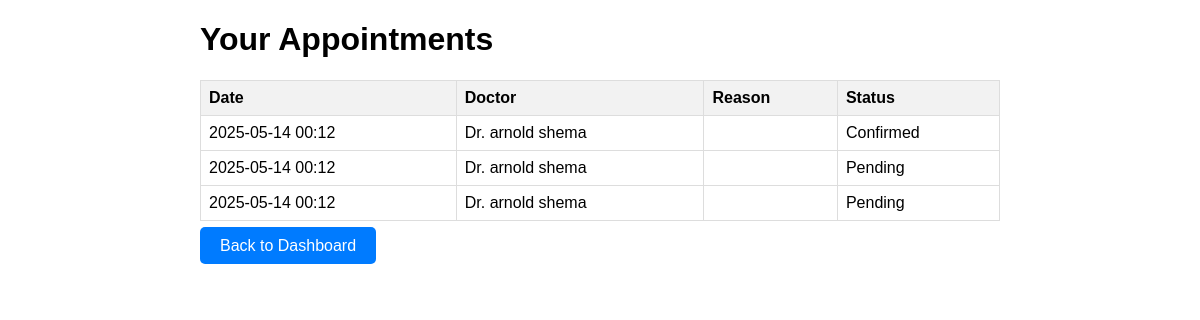
Page /appointment/ (signed in) on the earlier database version.
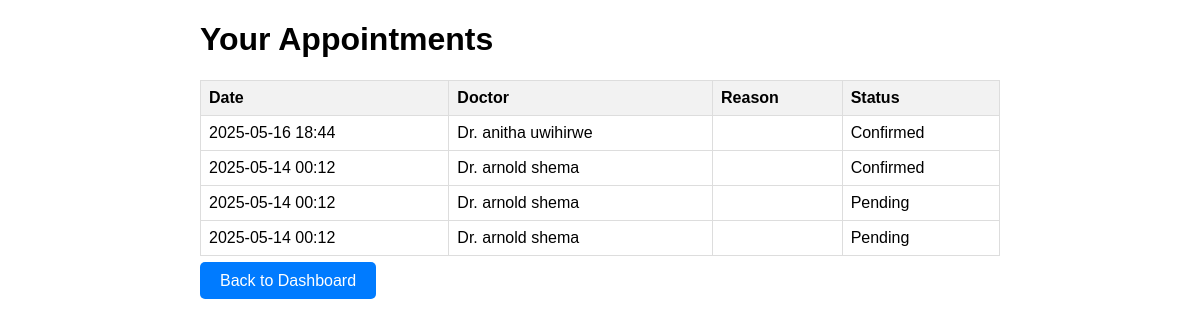
Same page on the later database version.
### appointment_app/models.py (models this page shows, shortened)
class Appointment(models.Model):
    patient = models.ForeignKey(
        User,
        on_delete=models.SET_NULL,
        null=True,
        related_name='patient_appointments'
    )
    doctor = models.ForeignKey(
        Doctor,
        on_delete=models.SET_NULL,
        null=True,
        related_name='doctor_appointments'
    )
    date_time = models.DateTimeField()
    status = models.CharField(
        max_length=20,
        choices=[
            ('pending', 'Pending'),
            ('confirmed', 'Confirmed'),
            ('completed', 'Completed'),
            ('cancelled', 'Cancelled'),
        ],
        default='pending',
        help_text="Current status of the appointment."
    )
    purpose = models.TextField(blank=True, null=True)
    created_at = models.DateTimeField(auto_now_add=True)
    updated_at = models.DateTimeField(auto_now=True)
    class Meta:
        db_table = 'appointments'
        verbose_name = 'Appointment'
        verbose_name_plural = 'Appointments'

class Doctor(models.Model):
    SPECIALTY_CHOICES = [
        ('general_surgery', 'General Surgery'),
        ('pediatrics', 'Pediatrics'),
        ('cardiology', 'Cardiology'),
        ('neurology', 'Neurology'),
        ('orthopedics', 'Orthopedics'),
        ('dermatology', 'Dermatology'),
        ('psychiatry', 'Psychiatry'),
        ('radiology', 'Radiology'),
        ('anesthesiology', 'Anesthesiology'),
        ('emergency_medicine', 'Emergency Medicine'),
        ('internal_medicine', 'Internal Medicine'),
        ('obstetrics_gynecology', 'Obstetrics and Gynecology'),
        ('urology', 'Urology'),
        ('gastroenterology', 'Gastroenterology'),
        ('endocrinology', 'Endocrinology'),
        ('pulmonology', 'Pulmonology'),
        ('nephrology', 'Nephrology'),
        ('rheumatology', 'Rheumatology'),
        ('infectious_diseases', 'Infectious Diseases'),
        ('ophthalmology', 'Ophthalmology'),
        ('otolaryngology', 'Otolaryngology'),
        ('plastic_surgery', 'Plastic Surgery'),
        ('pathology', 'Pathology'),
        ('family_medicine', 'Family Medicine'),
        ('sports_medicine', 'Sports Medicine'),
        ('geriatrics', 'Geriatrics'),
        ('other', 'Other')
    ]
    user = models.OneToOneField(
        User,
        on_delete=models.CASCADE,
        related_name='doctor_profile'
    )
    specialty = models.CharField(
        max_length=100,
        choices=SPECIALTY_CHOICES,
        help_text="The medical specialty of the doctor.",
        default='general_surgery'
    )
    license_number = models.CharField(max_length=50, unique=True)
    qualification = models.TextField(blank=True, null=True)
    experience_years = models.IntegerField(
        validators=[MinValueValidator(0)],
        default=0
    )
    hospital_affiliation = models.CharField(max_length=255, blank=True, null=True)
    profile_image = models.ImageField(
        upload_to='doctor_images/',
        null=True,
        blank=True
    )
    class Meta:
        db_table = 'doctors'
        verbose_name = 'Doctor'
        verbose_name_plural = 'Doctors'

### auth_application/models.py (models this page shows, shortened)
class User(AbstractBaseUser, PermissionsMixin):
    email = models.EmailField(unique=True)
    first_name = models.CharField(max_length=50)
    last_name = models.CharField(max_length=50)
    phone = models.CharField(max_length=20, blank=True, null=True)
    role = models.CharField(
        max_length=20,
        choices=[
            ('patient', 'Patient'),
            ('doctor', 'Doctor'),
            ('admin', 'Admin')
        ],
        default='patient'
    )
    is_active = models.BooleanField(default=True)
    is_staff = models.BooleanField(default=False)
    created_at = models.DateTimeField(auto_now_add=True)
    updated_at = models.DateTimeField(auto_now=True)
    groups = models.ManyToManyField(
        'auth.Group',
        related_name='auth_application_user_groups',
        blank=True,
        help_text='The groups this user belongs to.',
        verbose_name='groups',
    )
    user_permissions = models.ManyToManyField(
        'auth.Permission',
        related_name='auth_application_user_permissions',
        blank=True,
        help_text='Specific permissions for this user.',
        verbose_name='user permissions',
    )
    objects = UserManager()
    USERNAME_FIELD = 'email'
    REQUIRED_FIELDS = ['first_name', 'last_name', 'role']
    class Meta:
        db_table = 'users'

### appointment_app/views.py (the view, shortened to what this page needs)
# urls.py: path('', views.view_appointments, name='view_appointments'),
@login_required
def view_appointments(request):
    if request.user.role not in ['patient', 'doctor']:
        messages.error(request, 'Access denied: Invalid role.')
        return redirect('auth_application:login')
    if request.user.role == 'patient':
        appointments = Appointment.objects.filter(patient=request.user).order_by('-date_time')
    return render(request, 'view_appointments.html', {'appointments': appointments})

### MediHubs/templates/auth_application/view_appointments.html (shortened to what this page needs)
<!DOCTYPE html>
<html>
<head>
</head>
<body>
    <div class="container">
        <h1>Your Appointments</h1>
        {% if appointments %}
            <table>
                <tr>
                    <th>Date</th>
                    <th>{% if request.user.role == 'patient' %}Doctor{% else %}Patient{% endif %}</th>
                    <th>Reason</th>
                    <th>Status</th>
                </tr>
                {% for appointment in appointments %}
                    <tr>
                        <td>{{ appointment.date_time|date:"Y-m-d H:i" }}</td>
                        <td>
                            {% if request.user.role == 'patient' %}
                                Dr. {{ appointment.doctor.user.first_name }} {{ appointment.doctor.user.last_name }}
                            {% else %}
                                {{ appointment.patient.first_name }} {{ appointment.patient.last_name }}
                            {% endif %}
                        </td>
                        <td>{{ appointment.reason|truncatewords:10 }}</td>
                        <td>{{ appointment.status|title }}</td>
                    </tr>
                {% endfor %}
            </table>
        {% else %}
            <p>No appointments found.</p>
        {% endif %}
        <p><a href="{% url 'appointment_app:dashboard' %}" class="button">Back to Dashboard</a></p>
    </div>
</body>
</html>

Differences in the rows shown:
added Appointment: date_time "2025-05-16 18:44", doctor.user.first_name "anitha", doctor.user.last_name "uwihirwe", status "Confirmed"
